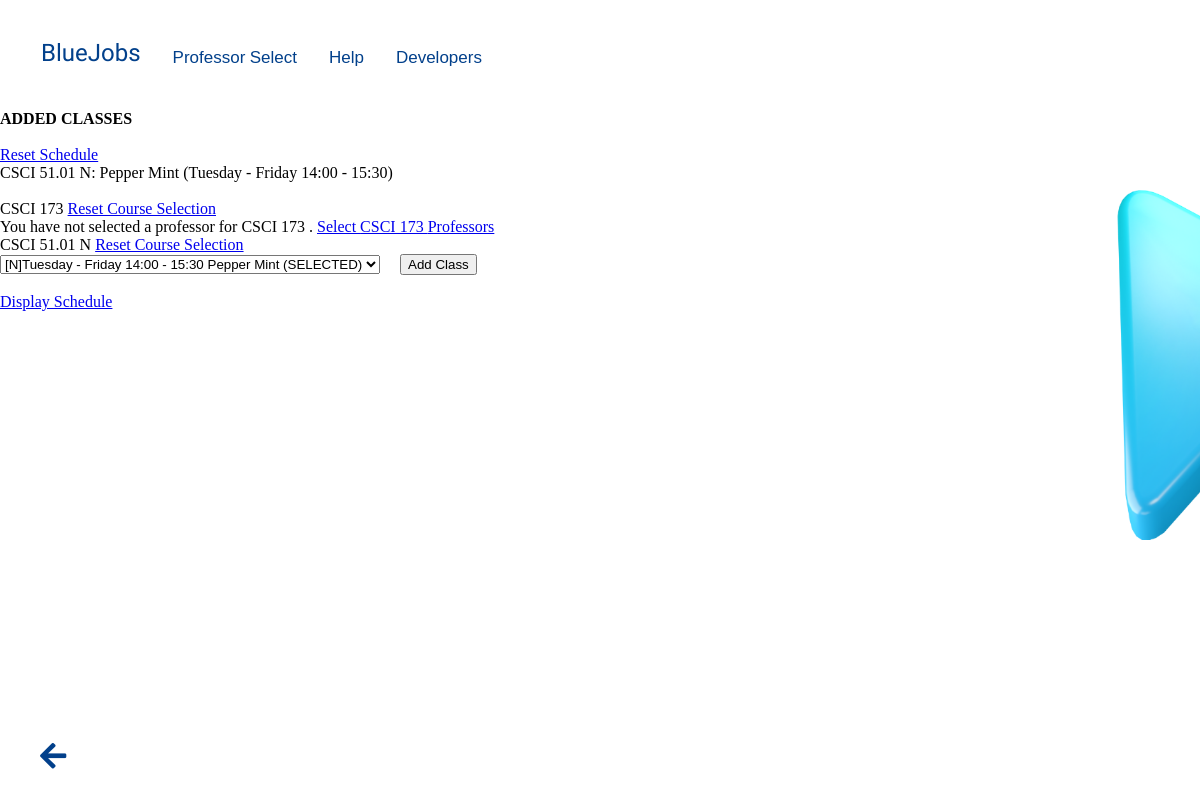
/schedule_maker/schedule/create (signed in), run on an earlier commit of the app's database.
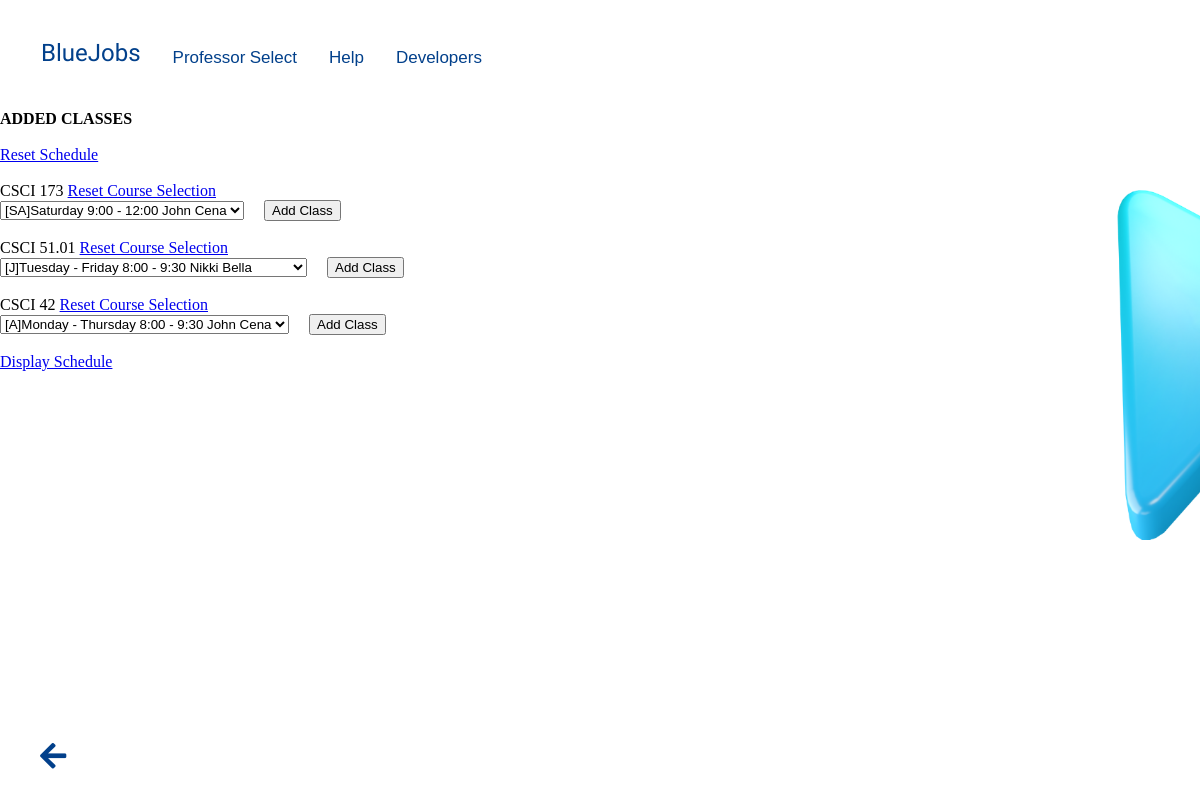
And on a later commit of the database.
### professor_select/models.py (models this page shows, shortened)
class CourseSection (models.Model):
    course = models.ForeignKey(Course, related_name = "classes",
                                on_delete = models.CASCADE)
    section = models.ForeignKey(SectionSchedule, related_name = "course_schedule",
                                on_delete = models.CASCADE)
    professor = models.ForeignKey(Professor, related_name = "professor_classes",
                                on_delete = models.CASCADE)
    slots = models.PositiveIntegerField(default = 30)
    venue = models.CharField(max_length = 255, default = "TBA")
    class Meta:
        constraints = [
            models.UniqueConstraint(fields=['course', 'section'], name='course_section')
        ]
    def __str__(self):
        return '{} {}: {}'.format(self.course, self.section.section_code, self.professor)

class SectionSchedule (models.Model):
    day_choices = (
        ('Monday - Thursday', 'Monday - Thursday'),
        ('Tuesday - Friday', 'Tuesday - Friday'),
        ('Wednesday', ' Wednesday'),
        ('Saturday', 'Saturday')
    )
    timeslots = (
        ('8:00 - 9:30', '8:00 - 9:30'),
        ('9:30 - 11:00', '9:30 - 11:00'),
        ('11:00 - 12:30', '11:00 - 12:30'),
        ('12:30 - 14:00', '12:30 - 14:00'),
        ('14:00 - 15:30', '14:00 - 15:30'),
        ('15:30 - 17:00', '15:30 - 17:00'),
        ('17:00 - 18:30', '17:00 - 18:30'),
        ('18:30 - 20:00', '18:30 - 20:00'),
        ('9:00 - 12:00', '9:00 - 12:00'),
        ('12:00 - 15:00', '12:00 - 15:00'),
        ('15:00 - 18:00', '15:00 - 18:00'),
        ('18:00 - 21:00', '18:00 - 21:00')
    )
    section_code = models.CharField(max_length = 10)
    day_schedule = models.CharField(max_length = 20, choices = day_choices)
    time_schedule = models.CharField(max_length = 20, choices = timeslots)
    period = models.PositiveIntegerField(default = 1)
    def __str__(self):
        return '{}'.format(self.section_code)
    @property
    def section_letter(self):
        if self.section_code[0] == "W" or self.section_code[0] == "S":
            return self.section_code[:2]
        return self.section_code[0]

class Course (models.Model):
    course_code = models.CharField(max_length = 20, unique = True)
    course_title = models.CharField(max_length = 255)
    department = models.ForeignKey(Department, related_name = "department_classes",
                                on_delete = models.CASCADE, default = get_department)
    def __str__(self):
        return '{}'.format(self.course_code)

class Professor (models.Model):
    professor_name = models.CharField(max_length = 255)
    email = models.EmailField(max_length = 255, unique = True)
    def __str__(self):
        return '{}'.format(self.professor_name)

class ProfessorFavorite(models.Model):
    professor = models.ForeignKey (Professor, on_delete = models.CASCADE)
    course = models.ForeignKey (Course, on_delete = models.CASCADE, related_name="favorites")
    student = models.ForeignKey (Student, related_name = "favorites",
                                 on_delete = models.CASCADE)
    class Meta:
        constraints = [
            models.UniqueConstraint(fields=['student', 'professor', 'course'], name='student_favorite')
        ]

### schedule_maker/models.py (models this page shows, shortened)
class RequiredCourse (models.Model):
    course = models.ForeignKey(Course, on_delete = models.CASCADE)
    student = models.ForeignKey(Student, related_name = "required_courses",
                                on_delete = models.CASCADE)
    class Meta:
        constraints = [
            models.UniqueConstraint(fields=['course', 'student'], name='required_course')
        ]
    @property
    def preferred_classes(self):
        favorites = ProfessorFavorite.objects.filter(student=self.student, course=self.course)
        favorites = [favorite.professor for favorite in favorites]
        return list(self.course.classes.filter(professor__in=favorites))
    @property
    def get_selected_class(self):
        query = self.student.classes.all()
        for classes in query:
            if classes.course_section.course == self.course:
                return classes.course_section
        return ""

class StudentSchedule (models.Model):
    student = models.ForeignKey(Student, on_delete = models.CASCADE, related_name="classes")
    course_section = models.ForeignKey(CourseSection, on_delete = models.CASCADE)
    class Meta:
        constraints = [
            models.UniqueConstraint(fields=['course_section', 'student'], name='student_schedule')
        ]

### landing_page/models.py (models this page shows, shortened)
class User(AbstractBaseUser, PermissionsMixin):
    email = models.EmailField(unique=True)
    is_student = models.BooleanField(default=False)
    is_department = models.BooleanField(default=False)
    is_staff = models.BooleanField(default=False)
    objects = UserManager()
    USERNAME_FIELD = 'email'
    REQUIRED_FIELDS = []

class Student(User):
    student_ID = models.IntegerField(default=200000, null=False, unique=True)
    student_name = models.CharField(max_length=255, null=False)
    degree_program = models.CharField(max_length=255, null=False)

### schedule_maker/views.py (the view, shortened to what this page needs)
# urls.py: path('schedule/create', create_schedule, name = 'create-schedule'),
def create_schedule(request):
    if request.user.is_authenticated and request.user.is_student:
        current_user = request.user
        student = Student.objects.get(pk = current_user.pk)
        args = { 'student': student }
        added_classes = [classes.course_section for classes in student.classes.all().order_by('course_section')]
        sections = [classes.section.section_letter for classes in added_classes]
        args['added_classes'] = added_classes
        args['sections'] = sections
        return render(request, 'schedule_maker/schedule-create.html', args)
    else:
        return redirect('landing_page:home')

### schedule_maker/templates/schedule_maker/schedule-create.html (shortened to what this page needs)
{% extends 'base.html' %}
{% load static %}
{% block content %}
    <div class="white-bg prof-select">
      <ul class="navbar">
          <li><a class="bluejobsnav" href="{% url 'landing_page:homepage-student' %}">BlueJobs</a></li>
          <li><a href="{% url 'professor_select:course_select' %}">Professor Select</a></li>
          <li><a href="{% url 'professor_select:course_select' %}">Help </a></li>
          <li><a href="{% url 'professor_select:course_select' %}">Developers </a></li>
          <li><a class="contrast-signout" href="{% url 'landing_page:login' %}">Sign Out</a></li>
      </ul>
      <img src="{% static 'profselect_icon.png' %}" class="landing-icon">
      <b>ADDED CLASSES </b><br> <br>
      <a href="{% url 'schedule_maker:reset-schedule' %}">
        Reset Schedule
      </a>
      <br>
      {% for class in added_classes %}
        {{ class }} ({{class.section.day_schedule}} {{class.section.time_schedule}}) <br>
      {% endfor %}
      <br>
      {% for required in student.required_courses.all %}
      {{ required.course }}
      {{ required.get_selected_class.section.section_letter }}
      <a href="{% url 'schedule_maker:reset-class' required.course.pk %}"> Reset Course Selection</a>
      {% if required.preferred_classes %}
      <form method="POST">
          <select name="class_select">
            {% for class in required.preferred_classes %}
                <option value="{{ class.pk }}"
                  {% if class == required.get_selected_class %}
                    selected disabled
                  {% elif class.section.section_letter in sections %}
                      disabled
                  {% endif %}>
                  [{{ class.section }}]{{ class.section.day_schedule }} {{ class.section.time_schedule }} {{class.professor}}
                </option>
            {% endfor %}
          </select>
        <button type="submit">Add Class</button>
      </form>
      {% else %}
          <br>You have not selected a professor for {{ required.course }} .
          <a href="{% url 'professor_select:professor_list' required.course.pk %}">Select {{ required.course }} Professors </a>
        {% endif %}
      <br>
      {% endfor %}
      <a href="{% url 'schedule_maker:display-schedule' %}">
        Display Schedule
      </a>
    </div>
    <a href="{% url 'schedule_maker:course_select' %}" class="back-arrow-dark">
      <i class="fas fa-arrow-left"></i>
    </a>
{% endblock %}

### templates/base.html (shortened to what this page needs)
{% load static %}
<!DOCTYPE html>
<html lang="en">
    {% load static %}
    <head>
        <link rel="stylesheet" href="https://cdnjs.cloudflare.com/ajax/libs/font-awesome/5.15.4/css/all.min.css">
        <link rel="stylesheet" href = "{% static 'css/style.css' %}">
    </head>
    <body>
        <div class="home-container">
            <div id="content">
                {% block content %}{% endblock %}
            </div>
        </div>
    </body>
</html>

### static/css/style.css (style rules this page uses)
body { background: linear-gradient(120deg, #023E8A, #023E8A, #5ABDDC, #0D9CCA); background-size: 300% 300%; animation: gradient 15s ease infinite; height: 100vh; margin: 0; overflow-x: hidden; overflow-y: hidden; }
.white-bg { position: relative; background-color: white; height: 100vh; width: 100vw; overflow-y: hidden; overflow-x: hidden; z-index: 1; }
.back-arrow-dark { position: fixed; bottom: 50px; left: 40px; width: 10px; height: 10px; font-size: 30px; color: #02408B; cursor: pointer; z-index: 9999; }
.landing-icon { position: absolute; width: 350px; height: 350px; top: 190px; left: 1100px; transform: translateY(0); animation: bob2 2s ease-in-out; animation-direction: alternate; animation-iteration-count: infinite; z-index: 3; }
.contrast-signout { color: white !important; }
.navbar { position: relative; list-style-type: none; margin: 25px; padding: 0; overflow: hidden; background-color: transparent; font-family: "Noto Sans Khojki", sans-serif; font-weight: 400; font-style: normal; font-size: 17px; z-index: 9999; }
.navbar li:last-child { float: right; }
.bluejobsnav { font-family: "Bowlby One SC", sans-serif; font-weight: 400; font-size: 24px; font-style: normal; }
li { float: left; }
li a { display: block; color: white; text-align: center; padding: 14px 16px; text-decoration: none; border-radius: 10px; transition: 0.3s; float: left; }
.white-bg li a { color: #02408B; }

What changed in the data, as far as the page shows it:
no longer on this page (row unchanged): CourseSection: course+section+professor "CSCI 51.01 N: Pepper Mint", section.day_schedule "Tuesday - Friday", section.time_schedule "14:00 - 15:30"
shown differently, row unchanged: RequiredCourse "CSCI 173": class_select (not shown) → "[SA]Saturday 9:00 - 12:00 John Cena"; course "CSCI 173" → (not shown); text "You have not selected a professor for . Select Professors" → "Add Class"
shown differently, row unchanged: RequiredCourse "CSCI 51.01": class_select "[N]Tuesday - Friday 14:00 - 15:30 Pepper Mint (SELECTED)" → "[J]Tuesday - Friday 8:00 - 9:30 Nikki Bella"; get_selected_class.section.section_letter "N" → (not shown)
added RequiredCourse: course "CSCI 42"
